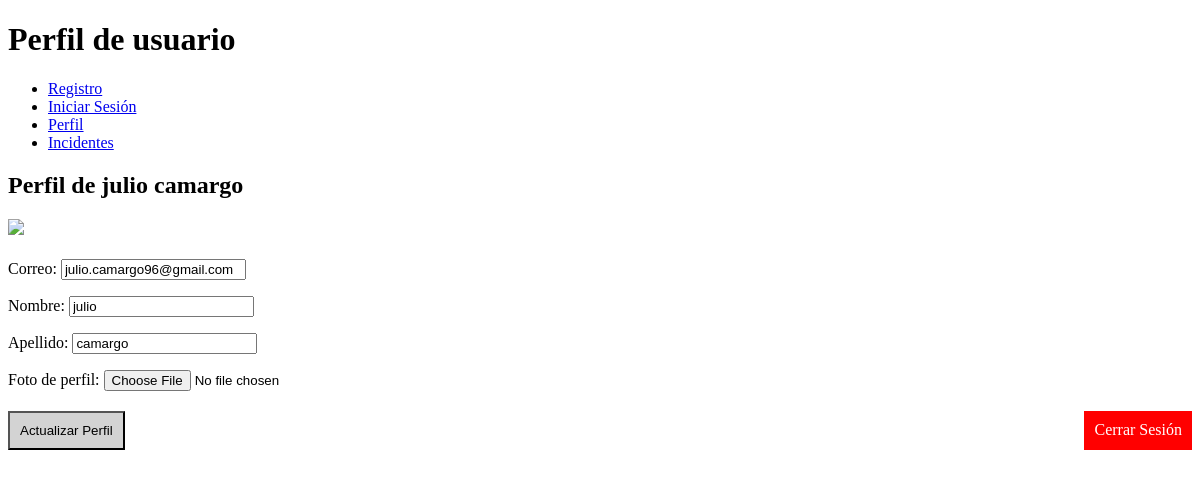
/cuentas/perfil/ (signed in), run on an earlier commit of the app's database.
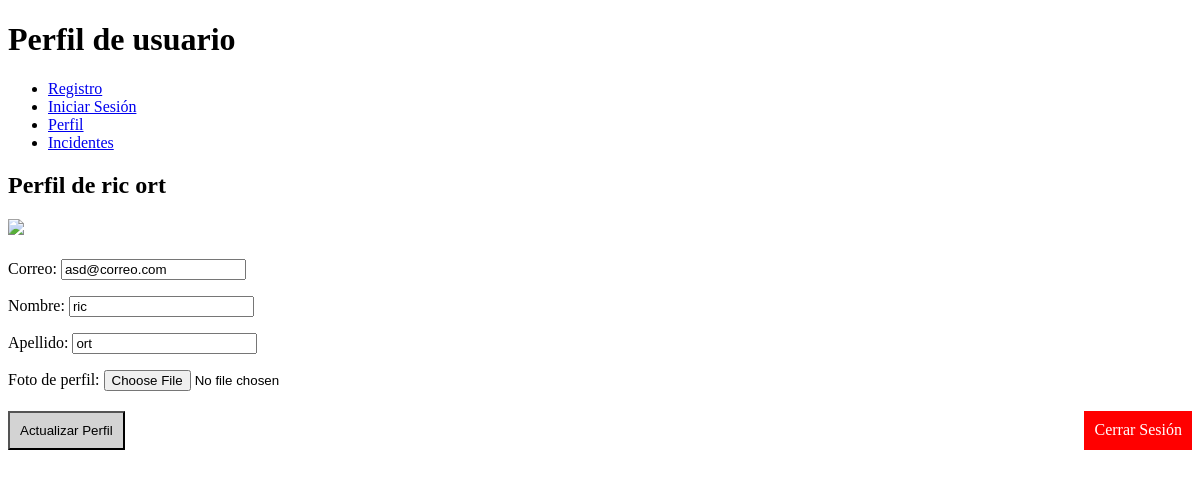
And on a later commit of the database.
### cuentas/models.py (models this page shows, shortened)
class Usuario(AbstractUser):
    username = None
    correo = models.EmailField(unique=True)
    nombre = models.CharField(max_length=30)
    apellido = models.CharField(max_length=30)
    foto_perfil = models.FileField(upload_to='perfil/', blank=True, null=True) # Para almacenar la URL o ruta de la imagen (el ImageField daba problemas por culpa de Pillow)
    USERNAME_FIELD = 'correo'
    REQUIRED_FIELDS = ['nombre', 'apellido']
    objects = UsuarioManager()

### cuentas/views.py (the view)
# urls.py: path('perfil/', perfil, name='perfil'),
@login_required
def perfil(request):
    usuario = request.user  # Obtiene el usuario actualmente autenticado
    if request.method == 'POST':
        formulario = PerfilFormulario(request.POST, request.FILES, instance=usuario)  # Incluir request.FILES para manejar archivos
        if formulario.is_valid():
            formulario.save()
            return redirect('perfil')  # Redirige al perfil actualizado
    else:
        formulario = PerfilFormulario(instance=usuario)
    return render(request, 'perfil.html', {'formulario': formulario, 'usuario': usuario})

### cuentas/forms.py (shortened to what this page needs)
class PerfilFormulario(forms.ModelForm):
    class Meta:
        model = Usuario
        fields = ['nombre', 'apellido', 'foto_perfil', 'correo']
    def __init__(self, *args, **kwargs):
        super(PerfilFormulario, self).__init__(*args, **kwargs)
        self.fields['foto_perfil'].required = False  # la foto no sea obligatoria
        self.fields['foto_perfil'].widget.attrs.update({'class': 'custom-file-input'})
        self.fields['correo'].widget.attrs['readonly'] = True

### cuentas/templates/perfil.html (shortened to what this page needs)
{% extends 'base.html' %}
{% block content %}
  <h2>Perfil de {{ usuario.nombre }} {{ usuario.apellido }}</h2>
  {% if usuario.foto_perfil %}
  <img src="/cuentas{{ usuario.foto_perfil.url }}" target="_blank">
  {% else %}
  <img src="/cuentas/media/default_pfp.jpg" target="_blank">
  {% endif %}
  <form method="POST" enctype="multipart/form-data" style="margin-top: 20px;">
    <p>
      <label for="id_correo">Correo:</label>
      {{ formulario.correo }}
    </p>
    <p>
      <label for="id_nombre">Nombre:</label>
      {{ formulario.nombre }}
    </p>
    <p>
      <label for="id_apellido">Apellido:</label>
      {{ formulario.apellido }}
    </p>
    <div>
      <label for="id_foto_perfil">Foto de perfil:</label>
      <input type="file" name="foto_perfil" id="id_foto_perfil">
    </div>
    <div style="display: flex; justify-content: space-between; margin-top: 20px;">
        <button type="submit" style="padding: 10px; background-color: lightgray;">Actualizar Perfil</button>
        <a href="{% url 'cerrar_sesion' %}" class="btn" style="padding: 10px; background-color: red; color: white; text-decoration: none;">Cerrar Sesión</a>
    </div>
  </form>
{% endblock %}

### cuentas/templates/base.html (shortened to what this page needs)
<!DOCTYPE html>
<html lang="es">
<head>
</head>
<body>
    <header>
        <h1>Perfil de usuario</h1>
        <nav>
            <ul>
                <li><a href="{% url 'registro' %}">Registro</a></li>
                <li><a href="{% url 'iniciar_sesion' %}">Iniciar Sesión</a></li>
                <li><a href="{% url 'perfil' %}">Perfil</a></li>
                <li><a href="{% url 'incidents:index' %}">Incidentes</a></li>
            </ul>
        </nav>
    </header>
    <main>
        {% block content %}
        {% endblock %}
    </main>
</body>
</html>

What changed in the data, as far as the page shows it:
changed Usuario: nombre "julio" → "ric"; apellido "camargo" → "ort"; correo "julio.camargo96@gmail.com" → "asd@correo.com"
